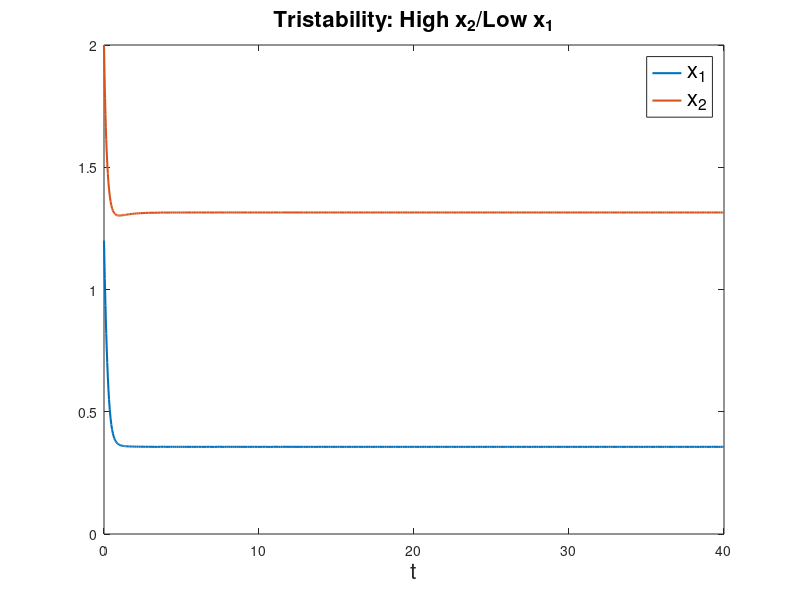
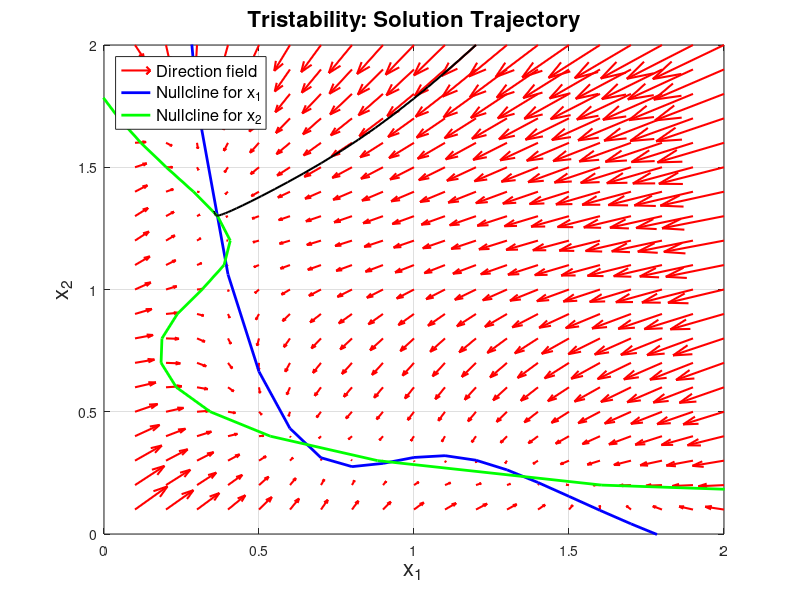

These figures' MATLAB source, in order:

function macrophage_tristable()
clear all
    s1    = 4;
    s2    = 4;
    %other parameters
    a1    = 5;
    a2    = 5;
    k1    = 1;
    k2    = 1;
    p1    = 0.5;
    p2    = 1; 
    n     = 6;
    m     = 6;
    b1    = 0.05;
    b2    = 0.05;
    q1    = 5; %mu
    q2    = 5;
    
tmax=40;
tspan=[0,tmax];

%Three Initial Conditions
y0=[1.2,2]; %(a)
%y0=[1.2,1.2]; %(b)
%y0=[2,1]; %(c)

[T,Y]=ode45(@macrophageODE, tspan,y0);
FP=Y(end,:);
figure(1)
plot(T,Y,'linewidth', 1.5)
xlim([0,tmax])
ylim([0,2])
legend('x_1','x_2','fontsize', 16)

title('Tristability: High x_2/Low x_1','fontsize', 16)%(a)
%title('Tristability: Low x_1/x_2','fontsize', 16)%(b)
%title('Tristability: High x_1/Low x_2','fontsize', 16)%(c)

xlabel('t', 'fontsize', 16) ;
% Computation of the nullclines R(I) and I(R) and,
%   additionally, the directional field of the ODE
y1 = linspace(0.1,2,20) ;
y2 = linspace(0.1,2,20) ;
[Y1,Y2] = meshgrid(y1,y2) ;

u = zeros(size(Y1)) ;
v = zeros(size(Y1)) ;

for j = 1:numel(Y1)
	z = macrophageODE(0,[Y1(j) ; Y2(j)]) ;
	u(j) = z(1) ;
	v(j) = z(2) ;
end

figure(2) ;
quiver( Y1, Y2, u, v, 2, 'r', 'linewidth', 1.5 ) ;
hold('on') ;

nullclineU = p2*(a1*y1.^n./(k1^n+y1.^n)+s1)./(q1*y1-b1)-p2;
nullclineV = p1*s2./(q2*y2-b2-a2*y2.^m./(y2.^m+k2^m))-p1;

% Graphical output starts here
plot(y1, nullclineU, 'b-', 'linewidth', 2)
plot(nullclineV, y2, 'g-', 'linewidth', 2)
plot(Y(:,1),Y(:,2),'k','linewidth',1.5)
xlim([0,2])
ylim([0,2])
hold('off');
xlabel('x_1', 'fontsize', 16) ;
ylabel('x_2', 'fontsize', 16) ;
grid;
legend('Direction field', 'Nullcline for x_1', 'Nullcline for x_2', ...
       'location', 'northwest','fontsize', 12) ;

title('Tristability: Solution Trajectory','fontsize', 16)
   
end

function dy=macrophageODE(~,y)

dy=zeros(2,1);

    s1    = 4;
    s2    = 4;
    %other parameters
    a1    = 5;
    a2    = 5;
    k1    = 1;
    k2    = 1;
    p1    = 0.5;
    p2    = 1; 
    n     = 6;
    m     = 6;
    b1    = 0.05;
    b2    = 0.05;
    q1    = 5; %mu
    q2    = 5;
   
    u=y(1);
    v=y(2);
    dy(1)=(a1*u^n/(k1^n+u^n)+s1)*(1/(1+v/p2))+b1-q1*u;
    dy(2)=a2*v^m/(k2^m+v^m)+s2*(1/(1+u/p1))+b2-q2*v;  
    
end

